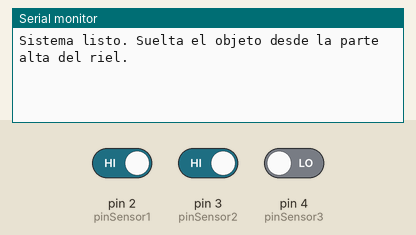
Recording of a sketch running on a simulated Arduino Uno, built with avr-gcc and run on an emulated ATmega328P. Parts: the last lines printed to the serial monitor. The inputs (shaded band) are chosen by the test bench; at power-on: pin 2 (pinSensor1) HIGH, pin 3 (pinSensor2) HIGH, pin 4 (pinSensor3) LOW.

Above: at 1.2 s.
1.3 s: pin 2 (pinSensor1) driven LOW and pin 3 (pinSensor2) driven LOW
At 1.37 s:
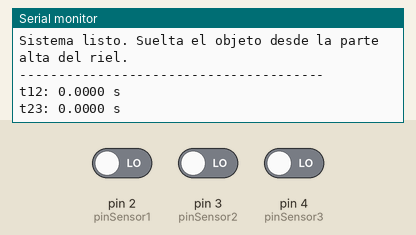
At 3.0 s:
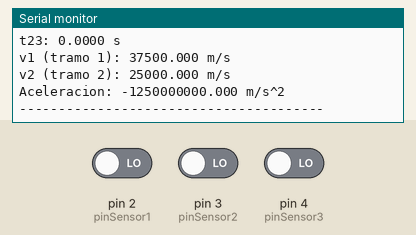

Measured:
- after the input at 1.3 s, the serial monitor: prints a new line at once (image 1)

The sketch:

MRUA.ino
```cpp
// Medición de aceleración en MRUA con 3 sensores IR de barrera
// v1 = d12 / (t2 - t1)      -> velocidad media en el primer tramo
// v2 = d23 / (t3 - t2)      -> velocidad media en el segundo tramo
// a  = (v2 - v1) / (tm2 - tm1)  -> usando tiempos medios de cada tramo

const byte pinSensor1 = 2; // interrupción
const byte pinSensor2 = 3; // interrupción
const byte pinSensor3 = 4; // sondeo (digitalRead)

// Distancias reales entre sensores (AJUSTAR a tu montaje)
const float d12 = 0.30; // metros
const float d23 = 0.30; // metros

volatile unsigned long t1 = 0, t2 = 0;
volatile bool marco1 = false, marco2 = false;
unsigned long t3 = 0;
bool marco3 = false;

void ISR_sensor1() {
  if (!marco1) { t1 = micros(); marco1 = true; }
}

void ISR_sensor2() {
  if (marco1 && !marco2) { t2 = micros(); marco2 = true; }
}

void setup() {
  Serial.begin(9600);
  pinMode(pinSensor1, INPUT);
  pinMode(pinSensor2, INPUT);
  pinMode(pinSensor3, INPUT);
  attachInterrupt(digitalPinToInterrupt(pinSensor1), ISR_sensor1, FALLING);
  attachInterrupt(digitalPinToInterrupt(pinSensor2), ISR_sensor2, FALLING);
  Serial.println("Sistema listo. Suelta el objeto desde la parte alta del riel.");
}

void loop() {
  // Sondeo del tercer sensor, solo válido después de pasar por el 2do
  if (marco2 && !marco3) {
    if (digitalRead(pinSensor3) == LOW) { // ajustar según polaridad del módulo (LOW = objeto detectado en la mayoría de FC-51)
      t3 = micros();
      marco3 = true;
    }
  }

  if (marco1 && marco2 && marco3) {
    float t12 = (t2 - t1) / 1000000.0; // s
    float t23 = (t3 - t2) / 1000000.0; // s

    float v1 = d12 / t12; // velocidad media tramo 1
    float v2 = d23 / t23; // velocidad media tramo 2

    // tiempos medios de cada tramo, referidos al instante t1 = 0
    float tm1 = t12 / 2.0;
    float tm2 = t12 + (t23 / 2.0);

    float aceleracion = (v2 - v1) / (tm2 - tm1);

    Serial.println("---------------------------------------");
    Serial.print("t12: "); Serial.print(t12, 4); Serial.println(" s");
    Serial.print("t23: "); Serial.print(t23, 4); Serial.println(" s");
    Serial.print("v1 (tramo 1): "); Serial.print(v1, 3); Serial.println(" m/s");
    Serial.print("v2 (tramo 2): "); Serial.print(v2, 3); Serial.println(" m/s");
    Serial.print("Aceleracion: "); Serial.print(aceleracion, 3); Serial.println(" m/s^2");
    Serial.println("---------------------------------------");

    delay(2000);
    marco1 = false;
    marco2 = false;
    marco3 = false;
  }
}
```
